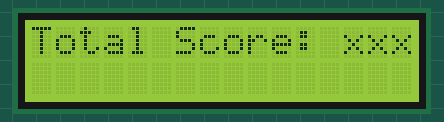
The sketch below on a simulated Arduino Uno, built with avr-gcc and run on an emulated ATmega328P. Parts: 16×2 character LCD.

Above: at 0.1 s.
At 4.3 s:
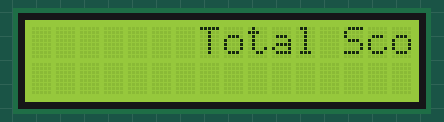
At 8.5 s:
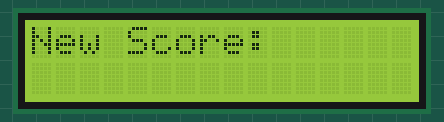
At 15.6 s:
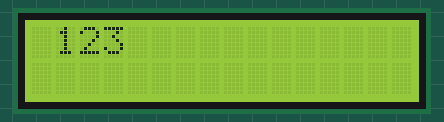
At 21.4 s:
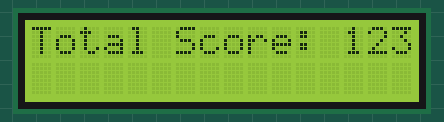
At 38.4 s:
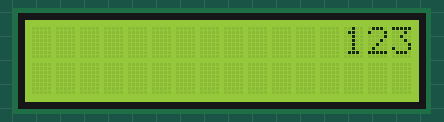

Measured:
- what the display in image 2 shows lasts 1.0 s, from 8.5 s to 9.5 s
- what the display in image 4 shows lasts 5.0 s, from 21.4 s to 26.4 s
- what the display in image 5 shows lasts 0.5 s, from 38.4 s to 38.9 s

The sketch:

DisplayScreenCode.ino
```cpp
int position = 0;
#include <LiquidCrystal.h>          //the liquid crystal library contains commands for printing to the display

LiquidCrystal lcd(13, 12, 11, 10, 9, 8);   // tell the RedBoard what pins are connected to the display


void setup() {

  lcd.begin(16, 2);
  lcd.print("Total Score: xxx");
  delay(1000);
}

void loop() {

  for (int positionCounter = 0; positionCounter < 13; positionCounter++) {
    // scroll one position left:
    lcd.scrollDisplayRight();
    // wait a bit:
    delay(175);
  }

  for (int positionCounter = 0; positionCounter < 29; positionCounter++) {
    // scroll one position right:
    lcd.scrollDisplayLeft();
    // wait a bit:
    delay(175);
  }

  lcd.begin(16, 2);
  lcd.setCursor(0, 0);
  lcd.print("New Score:");
  delay(1000);

  for (int positionCounter = 0; positionCounter < 16; positionCounter++) {
    // scroll one position left:
    lcd.scrollDisplayRight();
    // wait a bit:
    delay(200);
  }

  delay(300);

  lcd.begin(16, 2);
  lcd.setCursor(13, 0);
  lcd.print("123");
  delay(500);

  for (int positionCounter = 0; positionCounter < 13; positionCounter++) {
    // scroll one position left:
    lcd.scrollDisplayLeft();
    // wait a bit:
    delay(150);
  }

  for (int positionCounter = 0; positionCounter < 29; positionCounter++) {
    // scroll one position right:
    lcd.scrollDisplayRight();
    // wait a bit:
    delay(200);
  }

  lcd.begin(16, 2);
  lcd.print("Total Score: 123");
  delay(5000);

}
```
